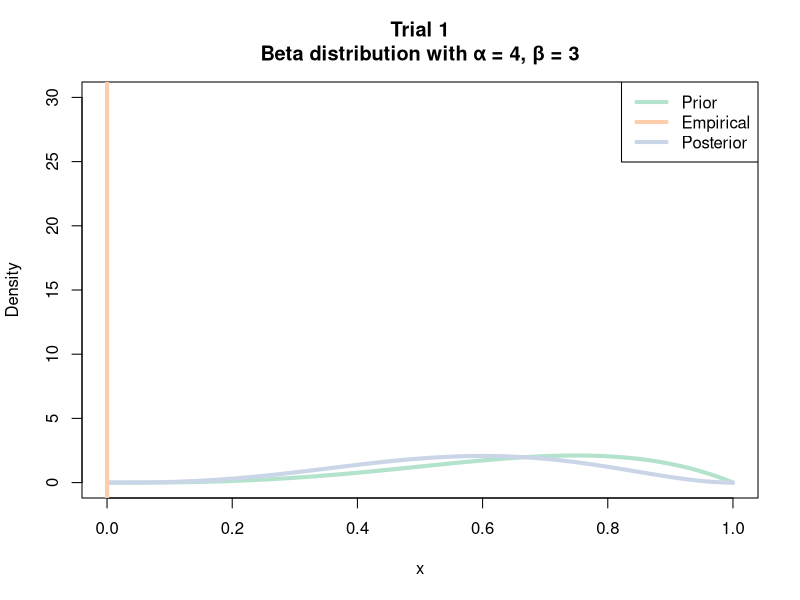
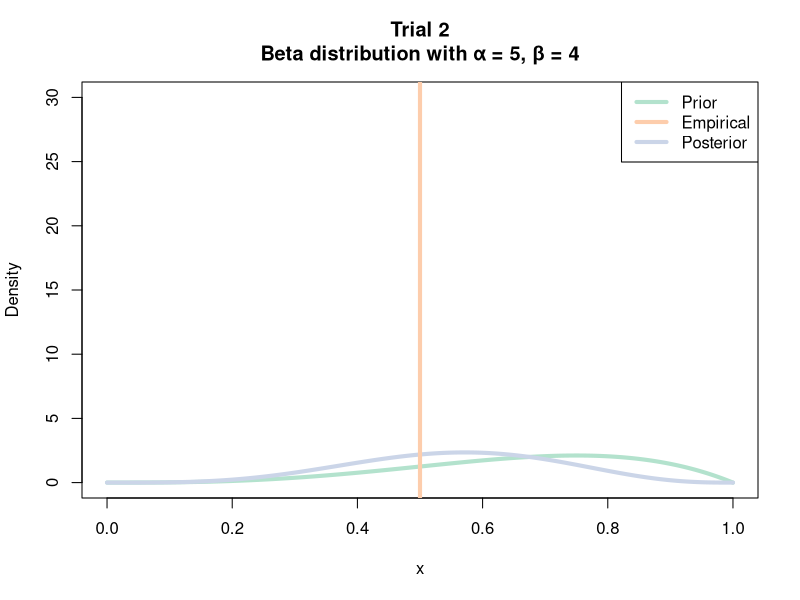
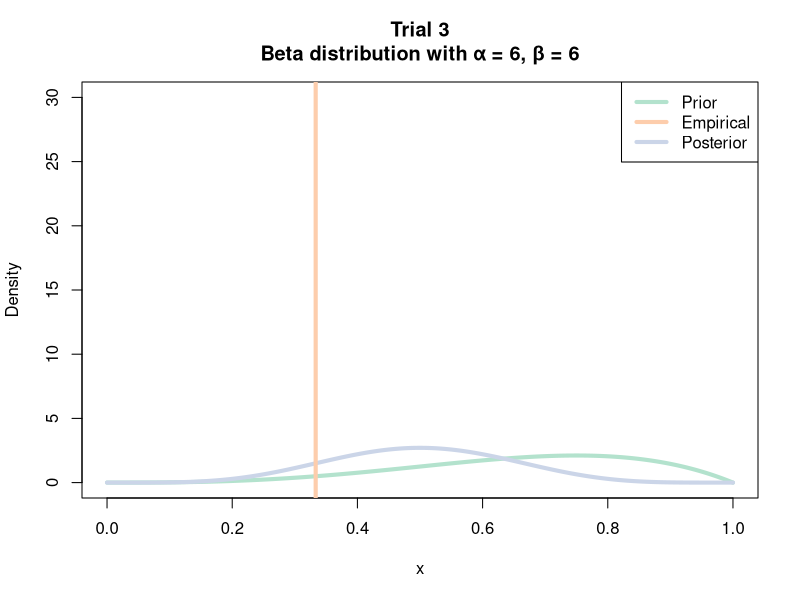
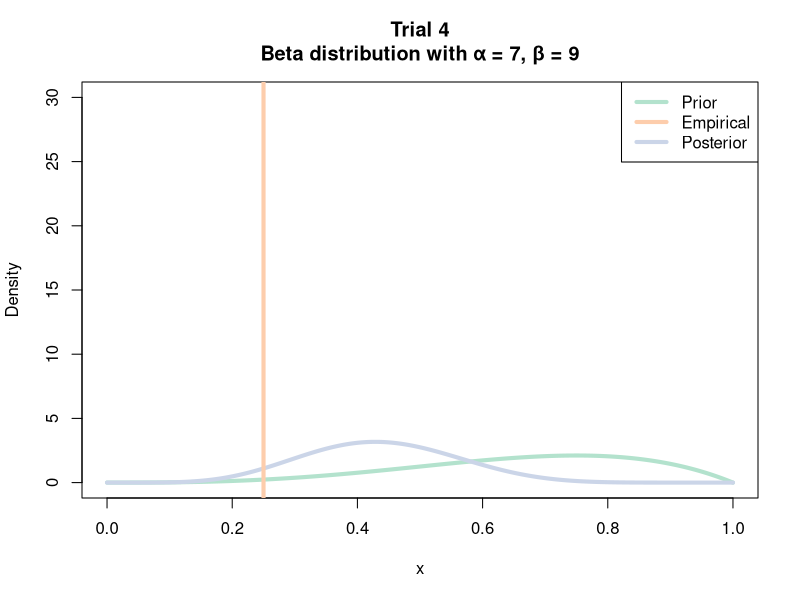
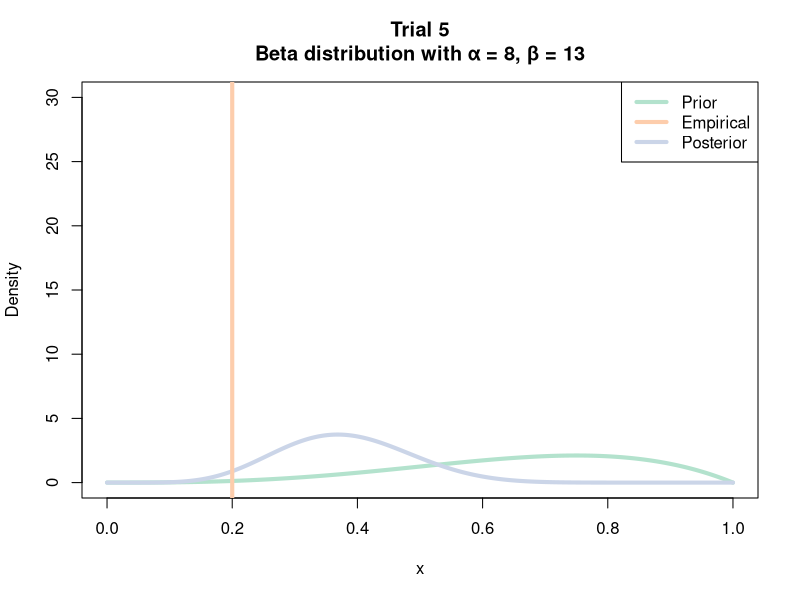
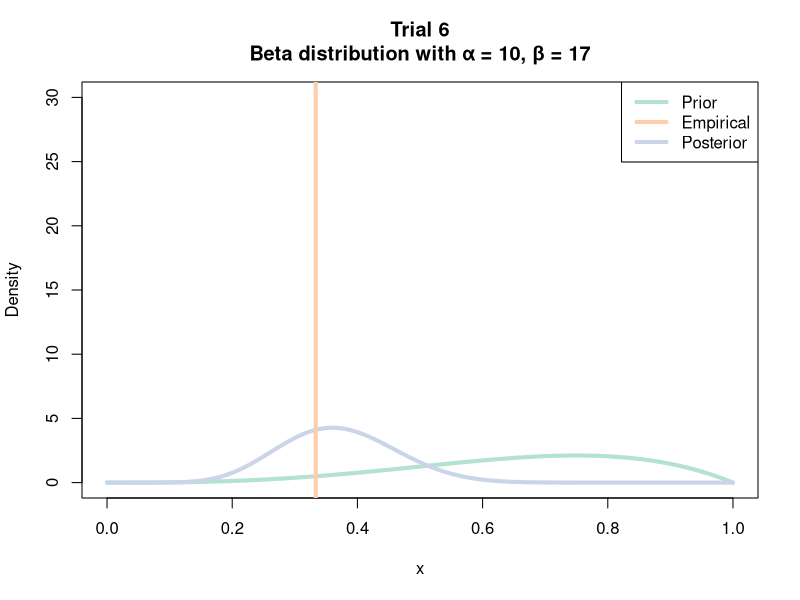
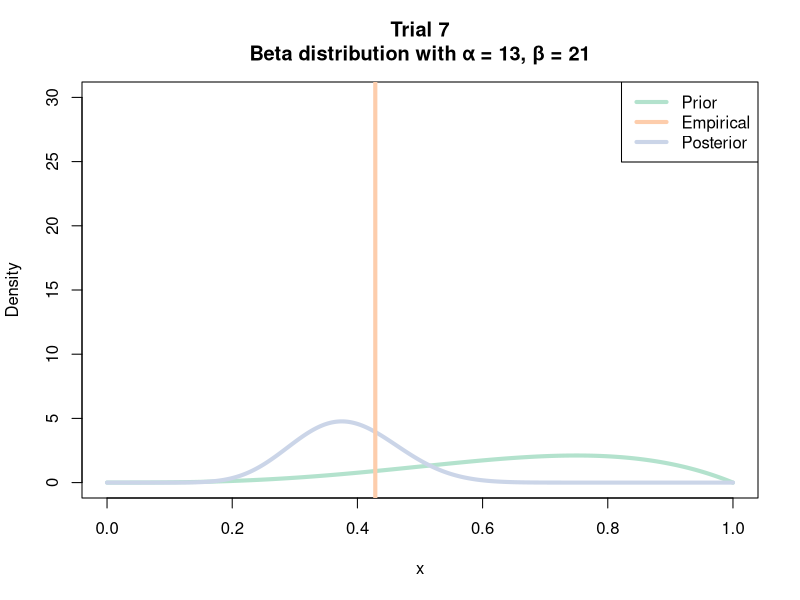
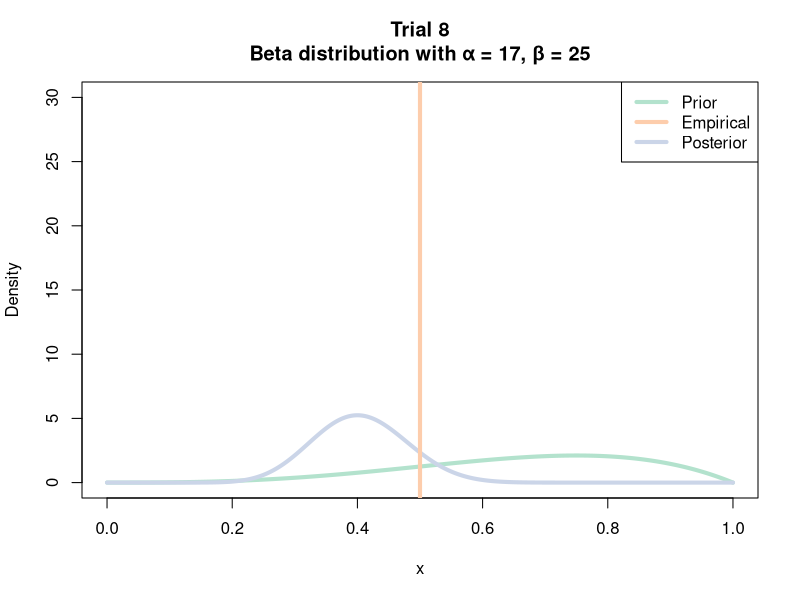

Generate these figures, in order, with R: (Note: this script raises an error after producing the figures.)
# Copyright (C) 2018 David Shaub
# 
# This program is free software: you can redistribute it and/or modify
# it under the terms of the GNU General Public License as published by
# the Free Software Foundation, either version 3 of the License, or
# (at your option) any later version.
# 
# This program is distributed in the hope that it will be useful,
# but WITHOUT ANY WARRANTY; without even the implied warranty of
# MERCHANTABILITY or FITNESS FOR A PARTICULAR PURPOSE.  See the
# GNU General Public License for more details.
# 
# You should have received a copy of the GNU General Public License
# along with this program.  If not, see <http://www.gnu.org/licenses/>.

N <- 0
k <- 0
# Starting values for the hyperparameter of our beta distribution prior
a <- 4
b <- 2
x <- seq(0, 1, length = 1000)
betaPrior <- dbeta(x, a, b)

# plotting parameters
lwd <- 4
size <- 480 * 5
cols <- c("red", "black", "blue")
cols <- c("#b3e2cd", "#fdcdac", "#cbd5e8")

# 
p <- 0.4
num <- 50
set.seed(50)
numPos <- round(num * p)
# Guarantee a population proportion matching expected p but with permuted order
outcome <- c(rep(1, numPos), rep(0, num - numPos))
outcome <- sample(outcome, size = num)

for(i in 1:50){
  # Bayesian updating rules for Beta-Binomial model with a new observation
  k <- k + outcome[i]
  N <- N + 1
  a <- a + k
  b <- b + N - k
  hx <- dbeta(x, a, b)

  # Plot the current trial
  subText <- paste0("Beta distribution with α = ", a, ", β = ", b)
  mainText <- paste0("Trial ", i)
  mainText <- paste0(mainText, "\n", subText)
  fileName <- paste0(1000 + i, ".png")
  png(filename = fileName, width = size, height = size, res = 300)
  plot(x, betaPrior, lwd = lwd, type = "l", col = cols[1],
       ylab = "Density", ylim = c(0, 30))
  title(main = mainText)
  lines(x, hx, col = cols[3], lwd = lwd)
  legend("topright", legend = c("Prior", "Empirical", "Posterior"),
         lwd = lwd, col = cols)
  abline(v = k / N, lwd = lwd, col = cols[2])
  dev.off()
}
